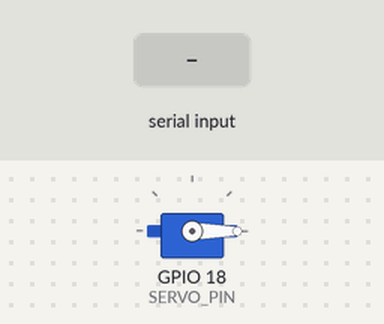
The sketch below on a simulated ESP32. On the bench: servo. The test bench sets the inputs (shaded band). WiFi joins after 1.5 s; servers stay silent unless stated; what the sketch prints to the serial monitor is not drawn.

Above: at 3.7 s.
3.8 s: "open\n" received over Serial
At 4.2 s:
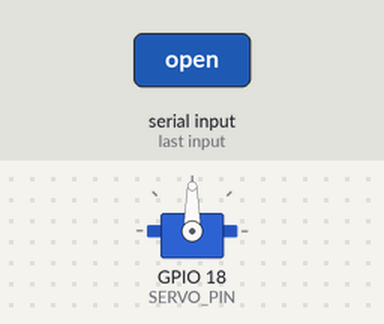
6.8 s: "ip\n" received over Serial
8.3 s: "status\n" received over Serial
Timing chart, 0 to 11.3 s (numbered marks = the images above; inputs shaded):
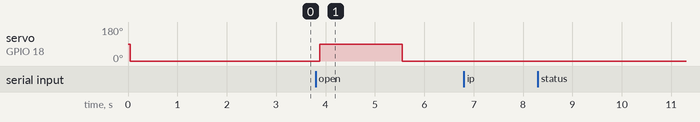

Measured:
- after the input at 3.8 s, servo on GPIO 18 (SERVO_PIN): 0° → 90° after 0.08 s, → 0° 1.7 s later
- after the input at 6.8 s, every drawn part: stays the same
- after the input at 8.3 s, every drawn part: stays the same

The sketch:

smart_lock.ino
```cpp
#include <WiFi.h>
#include <WebServer.h>
#include <ESP32Servo.h>
#include <functional>

// ===== Secrets & network config =====
// Copy secrets.example.h to secrets.h and fill in your own values.
// secrets.h is gitignored so your credentials never get committed.
#include "secrets.h"

IPAddress local_IP(STATIC_IP);
IPAddress gateway(GATEWAY_IP);
IPAddress subnet(SUBNET_MASK);

// ===== Web server =====
WebServer server(80);

// ===== Headers collection =====
const char* headerKeys[] = {"X-Api-Token"};
const size_t headerKeysCount = sizeof(headerKeys) / sizeof(char*);

// ===== Servo setup =====
Servo myServo;
const int SERVO_PIN = 18;

// Positional servo angles
const int SERVO_CLOSED_ANGLE = 0;
const int SERVO_OPEN_ANGLE = 90;

// Timing
const unsigned long SERVO_MOVE_SETTLE_MS = 700; // time for servo to reach target angle
const unsigned long SERVO_OPEN_HOLD_MS = 1000;  // how long to stay open before closing

// Prevent overlapping commands
bool isBusy = false;
bool isServoAttached = false;

using Handler = std::function<void()>;

String serial_monitor_input = "";

// ===== Lock state machine =====
enum LockState {
  LOCK_IDLE,
  LOCK_OPENING,
  LOCK_HOLDING_OPEN,
  LOCK_CLOSING
};

LockState currentLockState = LOCK_IDLE;
unsigned long lockStateStartedAt = 0;

const char* lockStateToString(LockState state) {
  switch (state) {
    case LOCK_IDLE:
      return "IDLE";
    case LOCK_OPENING:
      return "OPENING";
    case LOCK_HOLDING_OPEN:
      return "HOLDING_OPEN";
    case LOCK_CLOSING:
      return "CLOSING";
    default:
      return "UNKNOWN";
  }
}

void logLine(const char* message) {
  Serial.println(message);
}

void addCorsHeaders() {
  server.sendHeader("Access-Control-Allow-Origin", "*");
  server.sendHeader("Access-Control-Allow-Methods", "GET, POST, OPTIONS");
  server.sendHeader("Access-Control-Allow-Headers", "Content-Type, X-Api-Token");
}

Handler withCors(Handler handler) {
  return [handler]() {
    addCorsHeaders();
    handler();
  };
}

bool isAuthorized() {
  // Preferred: token in header
  if (server.hasHeader("X-Api-Token")) {
    return server.header("X-Api-Token") == API_TOKEN;
  }

  // Backward-compatible fallback: token in query string
  if (server.hasArg("token")) {
    return server.arg("token") == API_TOKEN;
  }

  return false;
}

void attachServoIfNeeded() {
  if (!isServoAttached) {
    myServo.attach(SERVO_PIN);
    isServoAttached = true;
    Serial.println("Servo attached");
    delay(50); // small delay to stabilize PWM
  }
}

void detachServoIfNeeded() {
  if (isServoAttached) {
    myServo.detach();
    isServoAttached = false;
    Serial.println("Servo detached");
  }
}

void moveServoToClosed() {
  attachServoIfNeeded();
  myServo.write(SERVO_CLOSED_ANGLE);
}

void moveServoToOpen() {
  attachServoIfNeeded();
  myServo.write(SERVO_OPEN_ANGLE);
}

void startOpenRoutine() {
  isBusy = true;
  currentLockState = LOCK_OPENING;
  lockStateStartedAt = millis();

  Serial.println("Starting openLockRoutine");
  Serial.print("Moving to open angle: ");
  Serial.println(SERVO_OPEN_ANGLE);

  moveServoToOpen();
}

void finishOpenRoutine() {
  detachServoIfNeeded();
  currentLockState = LOCK_IDLE;
  isBusy = false;

  Serial.println("Lock routine finished");
  Serial.println("Device is ready again");
}

void cancelOpenRoutine() {
  moveServoToClosed();
  delay(SERVO_MOVE_SETTLE_MS);
  detachServoIfNeeded();

  currentLockState = LOCK_IDLE;
  isBusy = false;

  Serial.println("Routine cancelled");
}

void updateLockState() {
  if (!isBusy) {
    return;
  }

  unsigned long now = millis();
  unsigned long elapsed = now - lockStateStartedAt;

  switch (currentLockState) {
    case LOCK_OPENING:
      if (elapsed >= SERVO_MOVE_SETTLE_MS) {
        Serial.println("Servo reached open position, detaching and holding");
        detachServoIfNeeded();

        currentLockState = LOCK_HOLDING_OPEN;
        lockStateStartedAt = now;
      }
      break;

    case LOCK_HOLDING_OPEN:
      if (elapsed >= SERVO_OPEN_HOLD_MS) {
        Serial.print("Attaching servo and moving back to closed angle: ");
        Serial.println(SERVO_CLOSED_ANGLE);

        moveServoToClosed();
        currentLockState = LOCK_CLOSING;
        lockStateStartedAt = now;
      }
      break;

    case LOCK_CLOSING:
      if (elapsed >= SERVO_MOVE_SETTLE_MS) {
        finishOpenRoutine();
      }
      break;

    case LOCK_IDLE:
    default:
      break;
  }
}

void handleSerial() {
  while (Serial.available()) {
    char c = Serial.read();

    if (c == '\n' || c == '\r') {
      if (serial_monitor_input.length() == 0) {
        continue;
      }

      serial_monitor_input.trim();

      Serial.print("Received command: ");
      Serial.println(serial_monitor_input);

      if (serial_monitor_input == "ip") {
        Serial.print("IP address: ");
        Serial.println(WiFi.localIP());

      } else if (serial_monitor_input == "status") {
        Serial.print("WiFi status: ");
        Serial.println(WiFi.status() == WL_CONNECTED ? "connected" : "not connected");

        Serial.print("Busy: ");
        Serial.println(isBusy ? "true" : "false");

        Serial.print("Lock state: ");
        Serial.println(lockStateToString(currentLockState));

        Serial.print("Servo attached: ");
        Serial.println(isServoAttached ? "true" : "false");

      } else if (serial_monitor_input == "open") {
        if (isBusy) {
          Serial.println("Rejected: device is busy");
        } else {
          startOpenRoutine();
        }

      } else if (serial_monitor_input == "stop") {
        cancelOpenRoutine();

      } else if (serial_monitor_input == "attach") {
        attachServoIfNeeded();

      } else if (serial_monitor_input == "detach") {
        detachServoIfNeeded();

      } else if (serial_monitor_input.startsWith("servo ")) {
        int angle = serial_monitor_input.substring(6).toInt();

        Serial.print("Writing servo angle: ");
        Serial.println(angle);

        attachServoIfNeeded();
        myServo.write(angle);

      } else {
        Serial.println("Unknown command");
      }

      serial_monitor_input = "";
    } else {
      serial_monitor_input += c;
    }
  }
}

void handleStatus() {
  String json = "{";
  json += "\"status\":\"online\",";
  json += "\"wifiConnected\":";
  json += (WiFi.status() == WL_CONNECTED ? "true" : "false");
  json += ",";
  json += "\"busy\":";
  json += (isBusy ? "true" : "false");
  json += ",";
  json += "\"servoAttached\":";
  json += (isServoAttached ? "true" : "false");
  json += ",";
  json += "\"state\":\"";
  json += lockStateToString(currentLockState);
  json += "\",";
  json += "\"ip\":\"";
  json += WiFi.localIP().toString();
  json += "\",";
  json += "\"closedAngle\":";
  json += SERVO_CLOSED_ANGLE;
  json += ",";
  json += "\"openAngle\":";
  json += SERVO_OPEN_ANGLE;
  json += "}";

  server.send(200, "application/json", json);
}

void handleOpen() {
  Serial.println("Received /open request");

  if (!isAuthorized()) {
    Serial.println("Unauthorized request");
    server.send(401, "application/json", "{\"error\":\"unauthorized\"}");
    return;
  }

  if (isBusy) {
    Serial.println("Rejected: device is busy");
    server.send(409, "application/json", "{\"error\":\"busy\",\"state\":\"LOCK_IN_PROGRESS\"}");
    return;
  }

  startOpenRoutine();

  server.send(200, "application/json", "{\"success\":true,\"message\":\"open routine started\"}");
}

void handleOptions() {
  addCorsHeaders();
  server.send(204);
}

void handleRoot() {
  server.send(200, "text/plain", "ESP32 is online");
}

void handleNotFound() {
  addCorsHeaders();
  server.send(404, "text/plain", "Not found");
}

void connectToWifi() {
  Serial.print("Connecting to Wi-Fi: ");
  Serial.println(WIFI_SSID);

  WiFi.mode(WIFI_STA);
  WiFi.config(local_IP, gateway, subnet);
  WiFi.begin(WIFI_SSID, WIFI_PASSWORD);

  int attempts = 0;
  while (WiFi.status() != WL_CONNECTED) {
    delay(500);
    Serial.print(".");
    attempts++;

    if (attempts >= 60) {
      Serial.println("\nFailed to connect to Wi-Fi.");
      Serial.println("Check SSID/password and try again.");
      return;
    }
  }

  Serial.println("\nWi-Fi connected.");
  Serial.print("ESP32 IP address: ");
  Serial.println(WiFi.localIP());
  Serial.print("ESP32 MAC: ");
  Serial.println(WiFi.macAddress());
}

void setupRoutes() {
  server.on("/", HTTP_GET, withCors(handleRoot));
  server.on("/status", HTTP_GET, withCors(handleStatus));
  server.on("/open", HTTP_POST, withCors(handleOpen));

  server.on("/open", HTTP_OPTIONS, handleOptions);
  server.on("/status", HTTP_OPTIONS, handleOptions);
  server.on("/", HTTP_OPTIONS, handleOptions);

  server.onNotFound(handleNotFound);
}

void setup() {
  Serial.begin(9600);

  attachServoIfNeeded();
  moveServoToClosed();
  delay(1000);
  detachServoIfNeeded();

  connectToWifi();
  setupRoutes();

  server.collectHeaders(headerKeys, headerKeysCount);
  server.begin();
  Serial.println("HTTP server started.");
}

void loop() {
  server.handleClient();
  handleSerial();
  updateLockState();
}
```

secrets.example.h
```cpp
// Copy this file to secrets.h and fill in your own values.
#pragma once

// Your home Wi-Fi
const char* WIFI_SSID = "YOUR_WIFI_SSID";
const char* WIFI_PASSWORD = "YOUR_WIFI_PASSWORD";

// Static IP for the ESP32 on your network (pick a free one outside your router's DHCP range)
#define STATIC_IP   192, 168, 1, 50
#define GATEWAY_IP  192, 168, 1, 1
#define SUBNET_MASK 255, 255, 255, 0

// Token the web client must send in the X-Api-Token header to open the lock.
// Use a long random string, e.g. the output of: openssl rand -hex 32
const char* API_TOKEN = "CHANGE_ME_TO_A_LONG_RANDOM_TOKEN";
```
